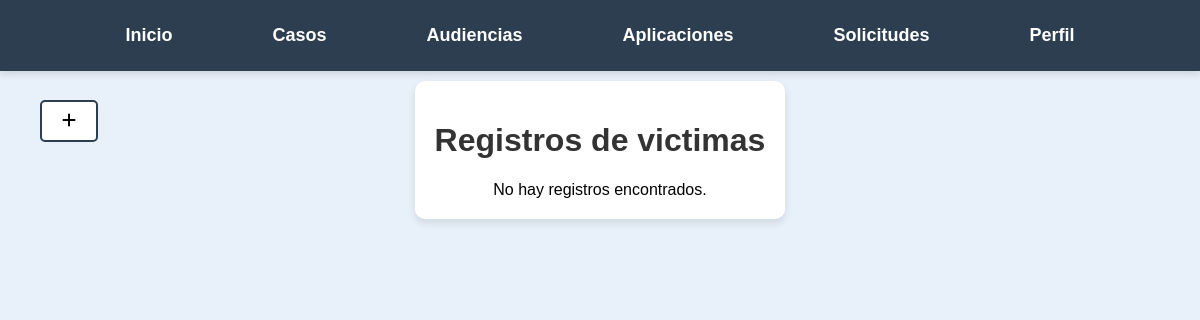
The page /Casos/victima/tabla_de_victima.php?message=exito (signed in) on the database as committed earlier.
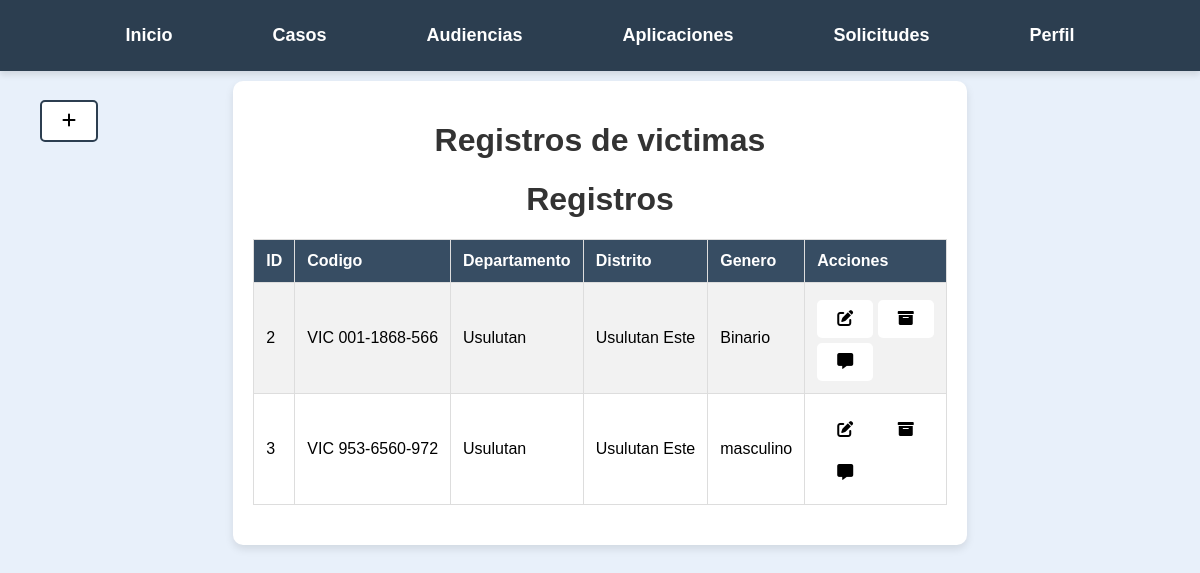
The same page on the database as committed later.
### tables this page shows
CREATE TABLE `victimas` (
  `id` int(11) NOT NULL,
  `codigo` varchar(20) DEFAULT NULL,
  `apellido` varchar(255) NOT NULL,
  `nombre` varchar(255) NOT NULL,
  `fecha_nacimiento` date NOT NULL,
  `dui` varchar(20) NOT NULL,
  `sexo` varchar(20) NOT NULL,
  `departamento` varchar(255) NOT NULL,
  `distrito` varchar(255) NOT NULL,
  `direccion` text NOT NULL,
  `madre` varchar(255) DEFAULT NULL,
  `padre` varchar(255) DEFAULT NULL
);

### Casos/victima/tabla_de_victima.php (the view, shortened to what this page needs)
<?php
$servername = "localhost";
$username = "root";
$password = "";
$dbname = "legalcc";
$conn = new mysqli($servername, $username, $password, $dbname);
$user_id = $_SESSION['user_id'];
$sql = "SELECT tipo FROM usuarios WHERE id = ?";
$stmt = $conn->prepare($sql);
$stmt->bind_param("i", $user_id);
$stmt->execute();
$stmt->bind_result($tipo_usuario);
?>
<?php
$servername = "localhost";
$username = "root";
$password = "";
$dbname = "legalcc";
$encryption_key = 'LegalCC';
$ciphering = "AES-128-CTR";
$options = 0;
$encryption_iv = '1234567891011121';
$conn = new mysqli($servername, $username, $password, $dbname);
$sql = "SELECT * FROM victimas";
$result = $conn->query($sql);
?>
<!DOCTYPE html>
<html lang="es">
<head>
    <link rel="stylesheet" href="https://cdnjs.cloudflare.com/ajax/libs/font-awesome/6.0.0-beta3/css/all.min.css">
</head>
<body>
<nav>
        <ul>
            <li><a href="/Pagina_principal.php">Inicio</a></li>
            <li>
                <a href="/Casos/Buscar_Casos.php">Casos</a>
            </li>
            <li><a href="/Audiencias/Buscar_Audiencias.php">Audiencias</a></li>
            <li><a href="apps.php">Aplicaciones</a></li>
            <?php if ($tipo_usuario === 'juez'): ?>
            <li><a href="/Audiencias/ver_solicitudes.php">Solicitudes</a></li>
            <?php endif; ?>
            <li>
                <a href="/formularios/Perfil.php">Perfil</a>
            </li>
        </ul>
    </nav>
<a class='btn-navega' href='/Casos/victima/victima.php' title="Añadir"><i class='fas fa-plus'></i> </a>
    <div class="container">
        <h1>Registros de victimas </h1>
<?php
if ($result->num_rows > 0) {
    echo "<h1>Registros</h1>";
    echo "<table border='1'>
            <tr>
                <th>ID</th>
                <th>Codigo</th>
                <th>Departamento</th>
                <th>Distrito</th>
                <th>Genero</th>
                <th>Acciones</th>
            </tr>";
    while ($row = $result->fetch_assoc()) {
        $id = $row['id'];
        $codigo = $row['codigo'];
        $departamento = openssl_decrypt($row['departamento'], $ciphering, $encryption_key, $options, $encryption_iv);
        $distrito = openssl_decrypt($row['distrito'], $ciphering, $encryption_key, $options, $encryption_iv);
        $sexo = openssl_decrypt($row['sexo'], $ciphering, $encryption_key, $options, $encryption_iv);
        echo "<tr>
                <td>$id</td>
                <td>$codigo</td>
                <td>$departamento</td>
                <td>$distrito</td>
                <td>$sexo</td>
                <td><a class='btn-editar' href='editar.php?id=$id' onclick='return confirm(\"¿Quieres archivar de esta victimas?\");'  >      <i class='fas fa-edit'></i></a>
               <a class='btn-eliminar' href='archivar.php?id=$id' onclick='return confirm(\"¿Estás seguro de que deseas Archivar este registro?\");' title='Archivar'><i class='fas fa-archive'></i></a>
                <br>
               <a class='btn-declarar' href='declaracion.php?id=$id'  title='Tomar declaracion'><i class='fas fa-message'></i></a>
                </td>
              </tr>";
    }
    echo "</table>";
} else {
    echo "<center>";
    echo "No hay registros encontrados.";
}
?>
    </div>
</body>
</html>

Rows that differ between the two databases and show on the page:
added victimas: id "2", codigo "VIC 001-1868-566", departamento "Usulutan", distrito "Usulutan Este", sexo "Binario"
added victimas: id "3", codigo "VIC 953-6560-972", departamento "Usulutan", distrito "Usulutan Este", sexo "masculino"
Other text that changed with them:
text no longer shown: "No hay registros encontrados."
text now shown: "Registros ID Codigo Departamento Distrito Genero Acciones"
